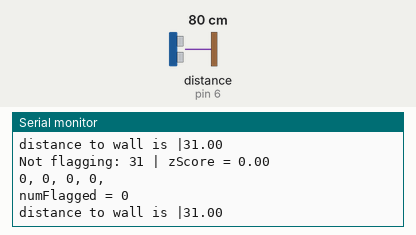
Recording of a sketch running on a simulated Arduino Uno, built with avr-gcc and run on an emulated ATmega328P. On the bench: the last lines printed to the serial monitor. The test bench sets the inputs (shaded band); at power-on: distance to the obstacle (sensor on pin 6) 80 cm. The echo pulse lasts 58.3 µs per cm.

Above: at 11.8 s.
11.9 s: distance to the obstacle (sensor on pin 6) set to 4 cm
13.6 s: distance to the obstacle (sensor on pin 6) set to 9 cm
At 14.31 s:
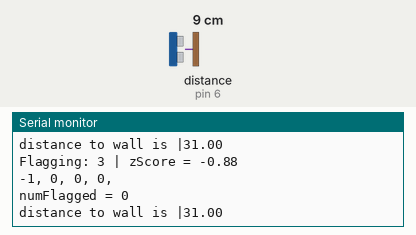
16.6 s: distance to the obstacle (sensor on pin 6) set to 18 cm
At 18.8 s:
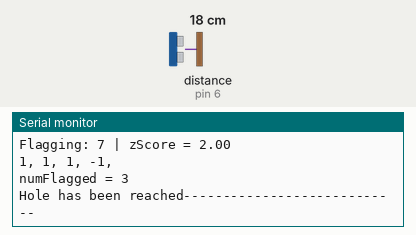
Timing chart, 0 to 20.3 s (numbered marks = the images above; inputs shaded):
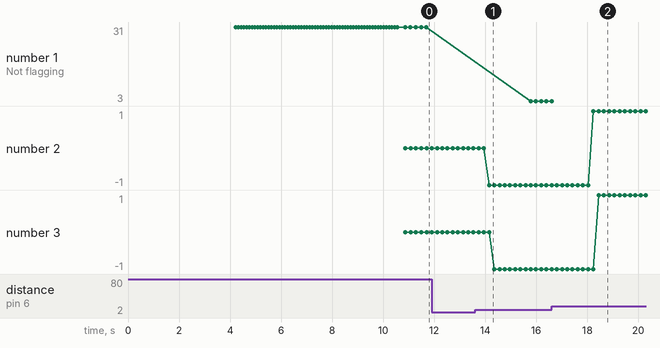

Measured:
- after the input at 13.6 s, the serial monitor: prints a new line after 0.14 s (image 1)
- after the input at 16.6 s, the serial monitor: prints a new line after 0.20 s (image 2)
- plotted number 1: 31 → 3 after the input at 13.6 s, 3 → 7 after the input at 16.6 s

The sketch:

Hole_Detector.ino
```cpp
/**
   Authors: Kenny Akers and Akash Ganesan
   Organization: Team 751 Barn2 Robotics
   Competition: 2019 FRC
   Email: kakers19@priorypanther.com, aganesan20@priorypanther.com

   Arduino program for measuring distance from two ultrasonic sensors with data smoothing.

*/

#include <NewPing.h>

#define SONAR_NUM 2      // Number of sensors.
#define MAX_DISTANCE 200 // Maximum distance (in cm) to ping.
#define DEBUG true       // Flag for debug information

const double INTER_SENSOR_DISTANCE_INCHES = 6.5; // Distance between both US sensors in inches.

const int TRIG_PIN_LEFT = 7;
const int ECHO_PIN_LEFT = 6;

const int TRIG_PIN_RIGHT = 9;
const int ECHO_PIN_RIGHT = 8;

const int bufferLen = 20;

const float MAX_ACCEPTABLE_Z_SCORE = 0.5;
const float MIN_ACCEPTABLE_Z_SCORE = -1 * MAX_ACCEPTABLE_Z_SCORE;

NewPing sonar[SONAR_NUM] = {   // Sensor object array.
  NewPing(TRIG_PIN_LEFT, ECHO_PIN_LEFT, MAX_DISTANCE), // Each sensor's trigger pin, echo pin, and max distance to ping.
  NewPing(TRIG_PIN_RIGHT, ECHO_PIN_RIGHT, MAX_DISTANCE)
};

int ringBufferVals[bufferLen];
int ringBufferFlags[bufferLen];

int bufferStart = 0;

// this will initialize the ring buffer with data
void initializeRingBuffer() {
  for (int i = 0; i < bufferLen; i++) {
    ringBufferVals[i] = sonar[0].ping_in();
    ringBufferFlags[i] = 0;
    delay(100);
  }
  for (int i = 0; i < bufferLen; i++) {
    ringBufferVals[i] = sonar[0].ping_in();
    ringBufferFlags[i] = 0;
    delay(100);
  }
  for (int j = 0; j < 3 * bufferLen; j++) {
    addData(sonar[0].ping_in());
    delay(100);
  }
}

// adds data to the ring buffer
// if the data is equal to 0, then we throw it out
void addData(int data) {
  if (data == 0) {
    return;
  }
  ringBufferVals[bufferStart] = data;
  ringBufferFlags[bufferStart] = flagData(data);
  bufferStart = (bufferStart + 1) % bufferLen;
}

// if the last fifth of the ring buffer are flagged, then the data has probably reached the hole
boolean hasReachedHole() {
  int numFlagged = bufferLen / 5;
  for (int i = (0.8 * bufferLen); i < bufferLen; i++) {
    if (DEBUG) {
      Serial.print(ringBufferFlags[i]);
      Serial.print(", ");
    }
    if (ringBufferFlags[i] <= 0) {
      numFlagged--;
    }
  }
  if (DEBUG) {
    Serial.println();
    Serial.print("numFlagged = ");
    Serial.println(numFlagged);
    Serial.println();
  }
  return numFlagged > bufferLen / 10;
}


float calculateAvg() {
  int totalValid = 0;
  float total = 0;
  for (int i = 0; i < bufferLen; i++) {
    if (!ringBufferFlags[i]) {
      totalValid++;
      total += ringBufferVals[i];
    }
  }
  return total / (float) totalValid;
}

float calculateStdDeviation() {
  float variance = 0;
  float average = calculateAvg();
  for (int i = 0; i < bufferLen; i++) {
    if (!ringBufferFlags[i]) {
      variance += pow(((float)ringBufferVals[i] - average), 2);
    }
  }
  return sqrt(variance) + 2;
}

float calculateZScore(int data) {
  return ((float)data - calculateAvg()) / calculateStdDeviation();
}

// if the data is either from the hole, or is invalid, this method will hopefully flag it
int flagData(int data) {
  float zScore = calculateZScore(data);
  boolean verdict = zScore > MAX_ACCEPTABLE_Z_SCORE || zScore < MIN_ACCEPTABLE_Z_SCORE;
  if (DEBUG) {
    if (verdict) {
      Serial.print("Flagging: ");
    }
    else {
      Serial.print("Not flagging: ");
    }
    Serial.print(data);
    Serial.print(" | zScore = ");
    Serial.println(zScore);
  }

  if (zScore < MIN_ACCEPTABLE_Z_SCORE) {
    return -1;
  }
  else if (zScore > MAX_ACCEPTABLE_Z_SCORE) {
    return 1;
  }
  else {
    return 0;
  }
}
void printData() {
  for (int i = 0; i < bufferLen; i++) {
    if (ringBufferFlags[i] != 0) {
      Serial.print("flagged ");
    } else {
      Serial.print("not flagged ");
    }
    Serial.print(i);
    Serial.print(": ");
    Serial.println(ringBufferVals[i]);
  }

  Serial.print("avg");
  Serial.println(calculateAvg());
  Serial.println("Std deviation");
  Serial.println(calculateStdDeviation());
}


void setup() {
  Serial.begin(115200); // Open serial monitor at 115200 baud to see ping results.
  initializeRingBuffer();
}


void loop() {
  delay(200);
  if (DEBUG) {
    //printData();
  }

  int leftDistance = sonar[0].ping_in();
  addData(leftDistance);
  if (hasReachedHole()) {
    Serial.println("Hole has been reached----------------------------");
    return;
  }
  else {
    Serial.print("distance to wall is |");
    Serial.println(calculateAvg());
  }
}
```
